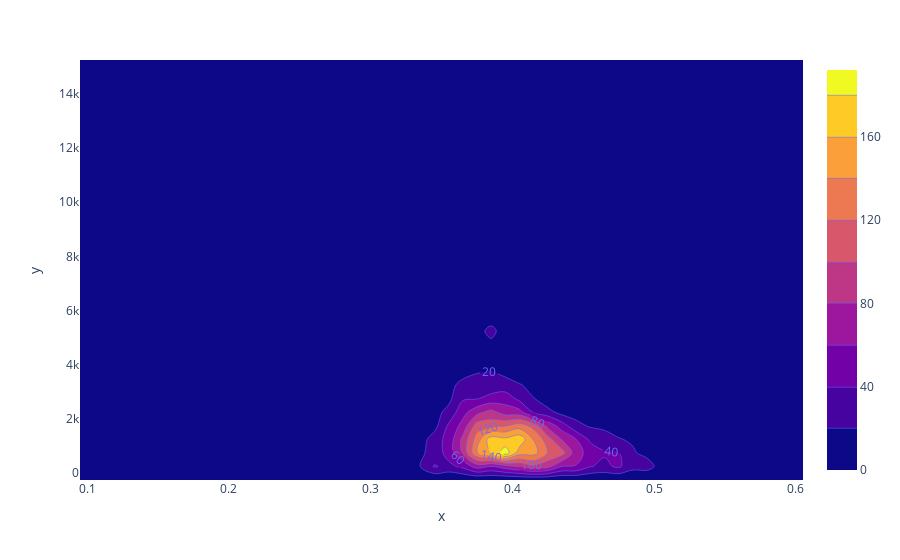

Notebook code for this chart:
### Markdown cell above
__FIFTH CELL OF PROBLEM 1:__

h. Make a 2D density plot of GC vs sequence length.

### Code cell
df = px.data.tips()
fig = px.density_contour(df, gcs, length)
fig.update_traces(contours_coloring="fill", contours_showlabels = True)
fig.show()

### Figure 1 — Plotly figure (JSON) as saved in the notebook; plotly's stock layout.template omitted (floating-point values rounded to 4 significant figures; data arrays with more than 128 entries replaced by an {"elided": "..."} marker saying what was removed)
{"data": [{"contours": {"coloring": "fill", "showlabels": true}, "hovertemplate": "x=%{x}<br>y=%{y}<br>count=%{z}<extra></extra>", "legendgroup": "", "line": {"color": "#636efa"}, "name": "", "showlegend": false, "type": "histogram2dcontour", "x": {"elided": "6034 float values"}, "xaxis": "x", "xbingroup": "x", "y": {"elided": "6034 int values"}, "yaxis": "y", "ybingroup": "y"}], "layout": {"legend": {"tracegroupgap": 0}, "margin": {"t": 60}, "xaxis": {"anchor": "y", "domain": [0, 1], "title": {"text": "x"}}, "yaxis": {"anchor": "x", "domain": [0, 1], "title": {"text": "y"}}}}
